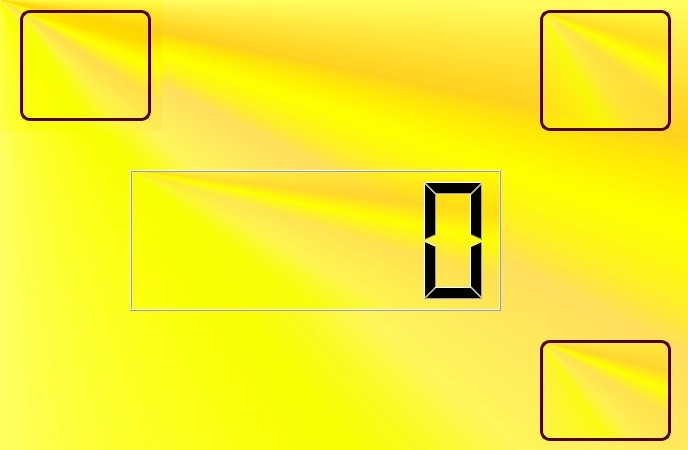
<?xml version="1.0" encoding="UTF-8"?>
<ui version="4.0">
 <class>MainWindow</class>
 <widget class="QMainWindow" name="MainWindow">
  <property name="geometry">
   <rect>
    <x>0</x>
    <y>0</y>
    <width>688</width>
    <height>450</height>
   </rect>
  </property>
  <property name="windowTitle">
   <string>MainWindow</string>
  </property>
  <property name="styleSheet">
   <string notr="true">background-color: rgb(255, 167, 169);
background-color: qconicalgradient(cx:0, cy:0, angle:135, stop:0 rgba(255, 255, 0, 69), stop:0.375 rgba(255, 255, 0, 69), stop:0.423533 rgba(251, 255, 0, 145), stop:0.45 rgba(247, 255, 0, 208), stop:0.477581 rgba(255, 244, 71, 130), stop:0.518717 rgba(255, 218, 71, 130), stop:0.55 rgba(255, 255, 0, 255), stop:0.57754 rgba(255, 203, 0, 130), stop:0.625 rgba(255, 255, 0, 69), stop:1 rgba(255, 255, 0, 69));</string>
  </property>
  <widget class="QWidget" name="centralwidget">
   <widget class="QLabel" name="label">
    <property name="geometry">
     <rect>
      <x>0</x>
      <y>0</y>
      <width>161</width>
      <height>131</height>
     </rect>
    </property>
    <property name="text">
     <string/>
    </property>
    <property name="pixmap">
     <pixmap>:/Variadas/logo uat.jpg</pixmap>
    </property>
    <property name="scaledContents">
     <bool>true</bool>
    </property>
   </widget>
   <widget class="QLabel" name="label_3">
    <property name="geometry">
     <rect>
      <x>540</x>
      <y>340</y>
      <width>131</width>
      <height>101</height>
     </rect>
    </property>
    <property name="styleSheet">
     <string notr="true">border: 3px solid ;
border-color: rgb(85, 0, 0);
border-radius: 10px;
</string>
    </property>
    <property name="text">
     <string/>
    </property>
    <property name="pixmap">
     <pixmap resource="../recursos.qrc">:/Logos/Imagenes/equipo.jpeg</pixmap>
    </property>
    <property name="scaledContents">
     <bool>true</bool>
    </property>
   </widget>
   <widget class="QLabel" name="label_10">
    <property name="geometry">
     <rect>
      <x>540</x>
      <y>10</y>
      <width>131</width>
      <height>121</height>
     </rect>
    </property>
    <property name="styleSheet">
     <string notr="true">border: 3px solid ;
border-color: rgb(85, 0, 0);
border-radius: 10px;
</string>
    </property>
    <property name="text">
     <string/>
    </property>
    <property name="pixmap">
     <pixmap resource="../recursos.qrc">:/Logos/Imagenes/logo fians.jpg</pixmap>
    </property>
    <property name="scaledContents">
     <bool>true</bool>
    </property>
   </widget>
   <widget class="QLabel" name="label_11">
    <property name="geometry">
     <rect>
      <x>20</x>
      <y>10</y>
      <width>131</width>
      <height>111</height>
     </rect>
    </property>
    <property name="styleSheet">
     <string notr="true">border: 3px solid ;
border-color: rgb(85, 0, 0);
border-radius: 10px;
</string>
    </property>
    <property name="text">
     <string/>
    </property>
    <property name="textFormat">
     <enum>Qt::AutoText</enum>
    </property>
    <property name="pixmap">
     <pixmap resource="../recursos.qrc">:/Logos/Imagenes/logo uat.jpg</pixmap>
    </property>
    <property name="scaledContents">
     <bool>true</bool>
    </property>
    <property name="wordWrap">
     <bool>false</bool>
    </property>
    <property name="margin">
     <number>0</number>
    </property>
    <property name="indent">
     <number>-1</number>
    </property>
   </widget>
   <widget class="QLCDNumber" name="lcdNumber">
    <property name="geometry">
     <rect>
      <x>130</x>
      <y>170</y>
      <width>371</width>
      <height>141</height>
     </rect>
    </property>
   </widget>
  </widget>
 </widget>
 <resources>
  <include location="../recursos.qrc"/>
 </resources>
 <connections/>
</ui>
